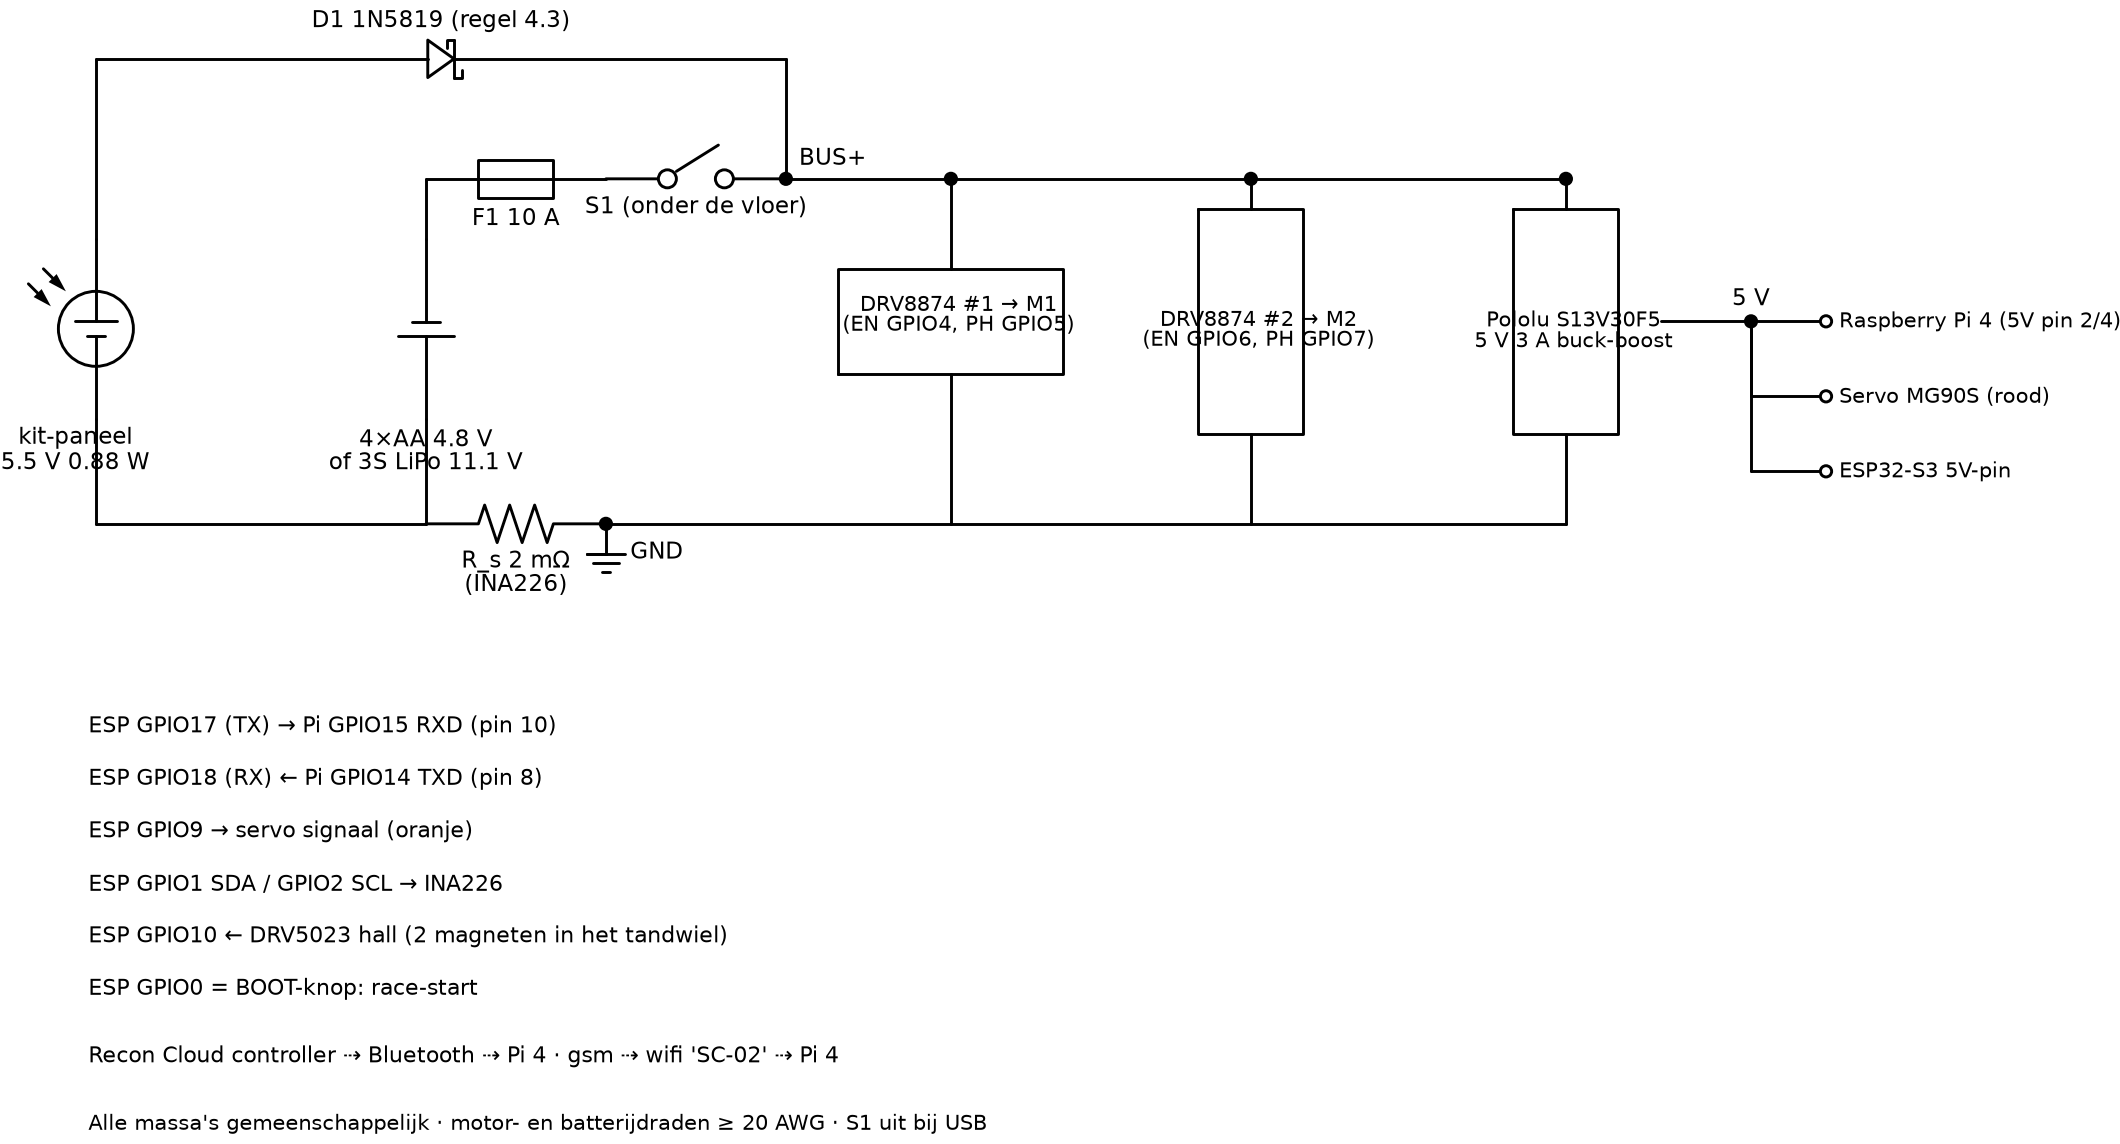

Recreate this plot in Python.
#!/usr/bin/env python3
"""SC-02 wiring diagram -> wiring_sc02.png / .svg (schemdraw)."""
import os
import schemdraw
import schemdraw.elements as elm

HERE = os.path.dirname(os.path.abspath(__file__))
schemdraw.config(fontsize=11, lw=1.4)
G = -1.4

with schemdraw.Drawing(show=False) as d:
    d.config(unit=2.4)
    bat = d.add(elm.BatteryCell().up().at((0, 0)).label("4×AA 4.8 V\nof 3S LiPo 11.1 V", loc="left"))
    d.add(elm.Line().up(0.8)); d.add(elm.Fuse().right().label("F1 10 A", loc="bottom"))
    d.add(elm.Switch().right().label("S1 (onder de vloer)", loc="bottom"))
    bus = d.add(elm.Dot().label("BUS+", loc="right", ofst=(0.1, 0.3)))
    xb, yb = bus.center
    pv = d.add(elm.Solar().up().at((-4.4, 0)).label("kit-paneel\n5.5 V 0.88 W", loc="left"))
    d.add(elm.Line().at(pv.end).toy(yb + 1.6))
    d.add(elm.Schottky().right().tox(xb).label("D1 1N5819 (regel 4.3)", loc="top")); d.add(elm.Line().toy(yb))
    d.add(elm.Line().at(pv.start).toy(G)); d.add(elm.Line().at(bat.start).toy(G))
    # shunt in the minus line -> INA226
    d.add(elm.Resistor().at((0, G)).right().label("R_s 2 mΩ\n(INA226)", loc="bottom"))
    gnd = d.add(elm.Dot().label("GND", loc="right", ofst=(0.25, -0.35)))
    d.add(elm.Line().at(pv.start + (0, G - pv.start[1]) if False else (pv.start[0], G)).tox(0))
    d.add(elm.Ground().at(gnd.center))
    xs = [xb + 2.2, xb + 6.2, xb + 10.4]
    labels = ["DRV8874 #1 → M1\n(EN GPIO4, PH GPIO5)", "DRV8874 #2 → M2\n(EN GPIO6, PH GPIO7)", "Pololu S13V30F5\n5 V 3 A buck-boost"]
    d.add(elm.Line().at((xb, yb)).tox(xs[-1]))
    for x, lab in zip(xs, labels):
        d.add(elm.Dot().at((x, yb)))
        box = d.add(elm.Ic(pins=[], size=(3.0, 1.4), label=lab, lblsize=10).anchor("center").at((x, yb - 1.9)))
        bb = box.get_bbox(transform=True)
        d.add(elm.Line().at((x, yb)).toy(bb.ymax))
        d.add(elm.Line().at((x, bb.ymin)).toy(G))
    d.add(elm.Line().at((gnd.center[0], G)).tox(xs[-1]))
    # 5 V rail
    d.add(elm.Line().at((box.get_bbox(transform=True).xmax, yb - 1.9)).right(1.2))
    r5 = d.add(elm.Dot().label("5 V", loc="top"))
    for lab, dy in (("Raspberry Pi 4 (5V pin 2/4)", 0.0), ("Servo MG90S (rood)", -1.0), ("ESP32-S3 5V-pin", -2.0)):
        d.add(elm.Line().at(r5.center).down(-dy if False else 0.0001))
        d.add(elm.Line().at((r5.center[0], r5.center[1] + dy)).right(1.0))
        d.add(elm.Dot(open=True).label(lab, loc="right", fontsize=10))
        if dy: d.add(elm.Line().at(r5.center).toy(r5.center[1] + dy))
    # signals
    y0 = G - 2.6
    sig = [("ESP GPIO17 (TX) → Pi GPIO15 RXD (pin 10)", 0), ("ESP GPIO18 (RX) ← Pi GPIO14 TXD (pin 8)", -0.7),
           ("ESP GPIO9 → servo signaal (oranje)", -1.4), ("ESP GPIO1 SDA / GPIO2 SCL → INA226", -2.1),
           ("ESP GPIO10 ← DRV5023 hall (2 magneten in het tandwiel)", -2.8), ("ESP GPIO0 = BOOT-knop: race-start", -3.5),
           ("Recon Cloud controller ⇢ Bluetooth ⇢ Pi 4 · gsm ⇢ wifi 'SC-02' ⇢ Pi 4", -4.4)]
    for txt, dy in sig:
        d.add(elm.Label().at((-4.6, y0 + dy)).label(txt, fontsize=10.5, halign="left"))
    d.add(elm.Label().at((-4.6, y0 - 5.3)).label("Alle massa's gemeenschappelijk · motor- en batterijdraden ≥ 20 AWG · S1 uit bij USB", fontsize=10, halign="left"))
    d.save(os.path.join(HERE, "wiring_sc02.svg")); d.save(os.path.join(HERE, "wiring_sc02.png"), dpi=150)
print("ok")
